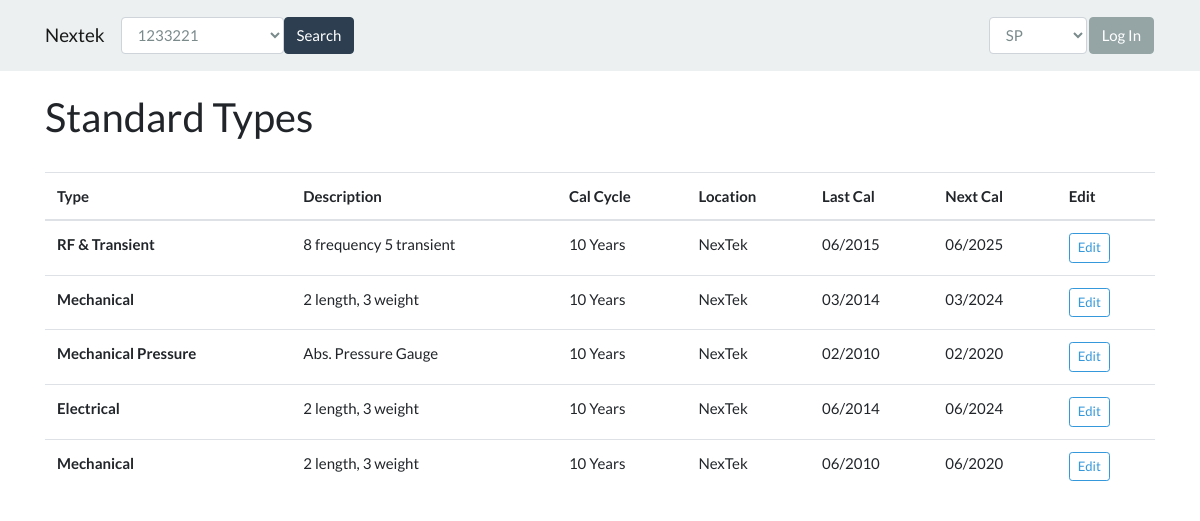
Screenshot of /standard_types.php with the database file from the repository.
### tables this page shows
CREATE TABLE `standardtypelist` (
  `std_tid` int(11) NOT NULL,
  `std_type` varchar(255) NOT NULL,
  `std_desc` varchar(255) NOT NULL,
  `std_cal_cycle` int(11) NOT NULL,
  `std_loc` int(11) NOT NULL,
  `std_last_cal` date NOT NULL
);

CREATE TABLE `locationlist` (
  `location_id` int(11) NOT NULL,
  `location_name` text NOT NULL
);

### standard_types.php (the view, shortened to what this page needs)
<!DOCTYPE html>
<html lang="en">
  <?php include("db_header.php"); ?>
  <head>
    <link rel="stylesheet" href="css/bootstrap.css" media="screen">
  </head>
  <body>
    <?php
      include("navbar.php");
    ?>
    <div class="container">
      <br>
      <h2>Standard Types</h2>
      <br>
      <?php
        $conn = new mysqli($servername, $username, $password, $dbname);
        $sql = "SELECT * FROM standardtypelist, locationlist WHERE std_loc = location_id";
        $result = $conn->query($sql);
        if ($result->num_rows > 0) {
          echo "<table class='table table-hover'><thead><tr>
            <th scope=col>Type</th>
            <th scope=col>Description</th>
            <th scope=col>Cal Cycle</th>
            <th scope=col>Location</th>
            <th scope=col>Last Cal</th>
            <th scope=col>Next Cal</th>
            <th scope=col>Edit</th></tr></thead>";
          while ($row = $result->fetch_assoc()) {
            $dateTime = $row["std_last_cal"];
            $dateString = strtotime($dateTime);
            $lastCalDate = date('m/Y', $dateString);
            $dateString = strtotime($dateTime . " + " . $row["std_cal_cycle"] . " years");
            $nextCalDate = date('m/Y', $dateString);
            echo "<tr><th scope=row>" . $row["std_type"] . "</th><td>" . $row["std_desc"] . "</td><td>" .
              $row["std_cal_cycle"]  . " Years</td><td>" . $row["location_name"] . "</td><td>" . $lastCalDate .
              "</td><td>" . $nextCalDate . "</td><td><a class='btn btn-outline-info btn-sm' href=\"edit_standard_type.php?tid=" . $row['std_tid'] . "\">Edit</a></td></tr>";
          }
          echo "</table>";
        } else {
            echo "<h3>No standard type data found.</h3>";
        }
      ?>
    </div>
  </body>
</html>

### rows the page displays
standardtypelist: std_type "RF & Transient", std_desc "8 frequency 5 transient", std_cal_cycle "10", locationlist.location_name "NexTek", std_last_cal "06/2015", nextCalDate "06/2025"
standardtypelist: std_type "Mechanical", std_desc "2 length, 3 weight", std_cal_cycle "10", locationlist.location_name "NexTek", std_last_cal "03/2014", nextCalDate "03/2024"
standardtypelist: std_type "Mechanical Pressure", std_desc "Abs. Pressure Gauge", std_cal_cycle "10", locationlist.location_name "NexTek", std_last_cal "02/2010", nextCalDate "02/2020"
standardtypelist: std_type "Electrical", std_desc "2 length, 3 weight", std_cal_cycle "10", locationlist.location_name "NexTek", std_last_cal "06/2014", nextCalDate "06/2024"
standardtypelist: std_type "Mechanical", std_desc "2 length, 3 weight", std_cal_cycle "10", locationlist.location_name "NexTek", std_last_cal "06/2010", nextCalDate "06/2020"

### other values shown
form field entry "1233221"
form field username "SP"
